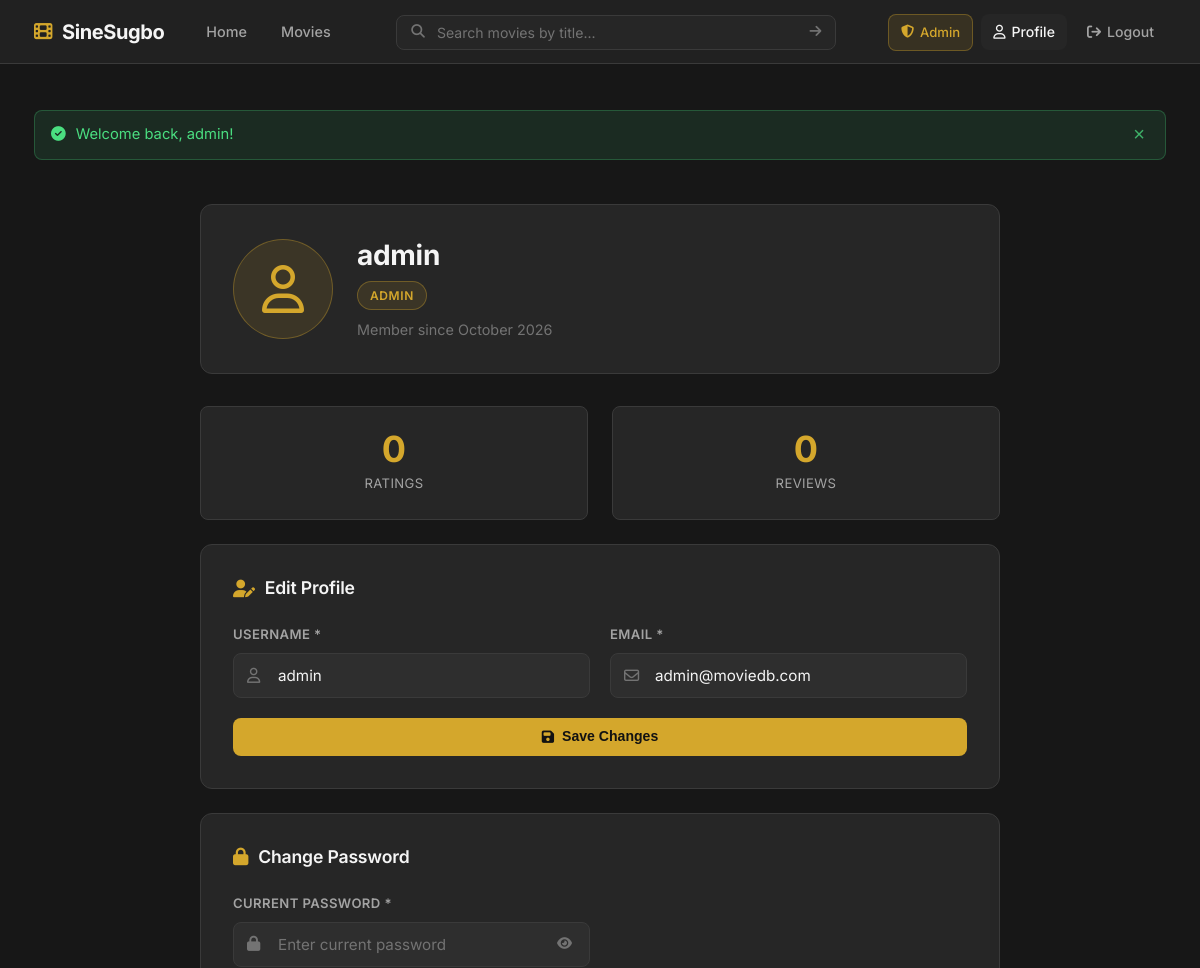
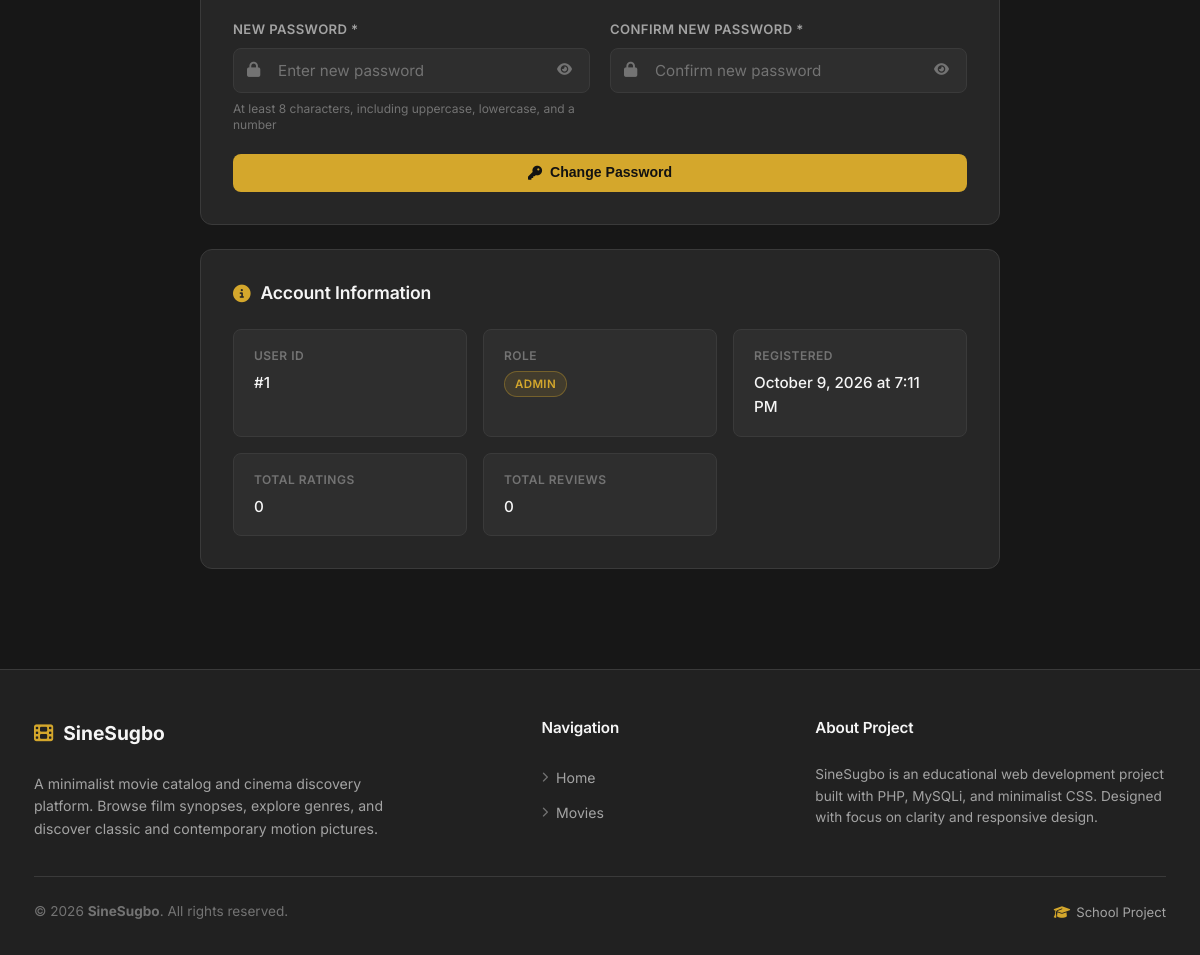
The app's page /profile.php (signed in) with its own data (2 pictures, top to bottom).
### tables this page shows
CREATE TABLE users (
    id         INT AUTO_INCREMENT PRIMARY KEY,
    username   VARCHAR(50)  NOT NULL UNIQUE,
    email      VARCHAR(100) NOT NULL UNIQUE,
    password   VARCHAR(255) NOT NULL,
    role       ENUM('user', 'admin') NOT NULL DEFAULT 'user',
    created_at DATETIME NOT NULL DEFAULT CURRENT_TIMESTAMP
);

### includes/auth.php (called while the page is built, shortened)
<?php
function getCurrentUserId(): ?int {
    return $_SESSION['user_id'] ?? null;
}
function sanitize(mixed $value): string {
    return htmlspecialchars((string) $value, ENT_QUOTES, 'UTF-8');
}

### profile.php (the view, shortened to what this page needs)
<?php
require_once 'includes/db.php';
require_once 'includes/auth.php';
$submittedUsername = '';
$submittedEmail = '';
$userId = getCurrentUserId();
$stmt = $conn->prepare('SELECT id, username, email, role, created_at FROM users WHERE id = ?');
$stmt->bind_param('i', $userId);
$stmt->execute();
$result = $stmt->get_result();
$user = $result->fetch_assoc();
$stats = [];
$stmt = $conn->prepare('SELECT COUNT(*) as count FROM ratings WHERE user_id = ?');
$stmt->bind_param('i', $userId);
$stmt->execute();
$stats['ratings'] = $stmt->get_result()->fetch_assoc()['count'];
$stmt = $conn->prepare('SELECT COUNT(*) as count FROM reviews WHERE user_id = ?');
$stmt->bind_param('i', $userId);
$stmt->execute();
$stats['reviews'] = $stmt->get_result()->fetch_assoc()['count'];
require_once 'includes/header.php';
?>
<div class="profile-container">
    <div class="profile-header">
        <div class="profile-avatar">
            <i class="fa-regular fa-user" aria-hidden="true"></i>
        </div>
        <div class="profile-info">
            <h1 class="profile-username"><?php echo sanitize($user['username']); ?></h1>
            <span class="profile-role role-<?php echo sanitize($user['role']); ?>">
                <?php echo ucfirst(sanitize($user['role'])); ?>
            </span>
            <p class="profile-member-since">
                Member since <?php echo date('F Y', strtotime($user['created_at'])); ?>
            </p>
        </div>
    </div>
    <div class="profile-content">
        <div class="profile-stats">
            <div class="stat-item">
                <span class="stat-value"><?php echo (int) $stats['ratings']; ?></span>
                <span class="stat-label">Ratings</span>
            </div>
            <div class="stat-item">
                <span class="stat-value"><?php echo (int) $stats['reviews']; ?></span>
                <span class="stat-label">Reviews</span>
            </div>
        </div>
        <div class="profile-form-card">
            <h2 class="form-section-title">
                <i class="fa-solid fa-user-pen" aria-hidden="true"></i> Edit Profile
            </h2>
            <form action="profile.php" method="POST" class="profile-form">
                <div class="form-row">
                    <div class="form-group">
                        <label for="username" class="form-label">Username <span class="required-mark" aria-hidden="true">*</span></label>
                        <div class="input-wrapper">
                            <input type="text" id="username" name="username" class="form-input"
                                   value="<?php echo sanitize($submittedUsername !== '' ? $submittedUsername : $user['username']); ?>" required maxlength="50" autocomplete="username">
                        </div>
                    </div>
                    <div class="form-group">
                        <label for="email" class="form-label">Email <span class="required-mark" aria-hidden="true">*</span></label>
                        <div class="input-wrapper">
                            <input type="email" id="email" name="email" class="form-input"
                                   value="<?php echo sanitize($submittedEmail !== '' ? $submittedEmail : $user['email']); ?>" required maxlength="100" autocomplete="email">
                        </div>
                    </div>
                </div>
                <button type="submit" class="btn btn-primary">
                    <i class="fa-solid fa-save" aria-hidden="true"></i> Save Changes
                </button>
            </form>
        </div>
        <div class="profile-form-card">
            <h2 class="form-section-title">
                <i class="fa-solid fa-lock" aria-hidden="true"></i> Change Password
            </h2>
            <form action="profile.php" method="POST" class="profile-form">
                <div class="form-row">
                    <div class="form-group">
                        <label for="current_password" class="form-label">Current Password <span class="required-mark" aria-hidden="true">*</span></label>
                        <div class="input-wrapper">
                            <input type="password" id="current_password" name="current_password" class="form-input"
                                   placeholder="Enter current password" required autocomplete="current-password">
                            <button type="button" class="toggle-password" aria-label="Toggle password visibility">
                                <i class="fa-solid fa-eye" aria-hidden="true"></i>
                            </button>
                        </div>
                    </div>
                </div>
                <div class="form-row">
                    <div class="form-group">
                        <label for="new_password" class="form-label">New Password <span class="required-mark" aria-hidden="true">*</span></label>
                        <div class="input-wrapper">
                            <input type="password" id="new_password" name="new_password" class="form-input"
                                   placeholder="Enter new password" required autocomplete="new-password">
                            <button type="button" class="toggle-password" aria-label="Toggle password visibility">
                                <i class="fa-solid fa-eye" aria-hidden="true"></i>
                            </button>
                        </div>
                        <span class="form-hint">At least 8 characters, including uppercase, lowercase, and a number</span>
                    </div>
                    <div class="form-group">
                        <label for="confirm_password" class="form-label">Confirm New Password <span class="required-mark" aria-hidden="true">*</span></label>
                        <div class="input-wrapper">
                            <input type="password" id="confirm_password" name="confirm_password" class="form-input"
                                   placeholder="Confirm new password" required autocomplete="new-password">
                            <button type="button" class="toggle-password" aria-label="Toggle password visibility">
                                <i class="fa-solid fa-eye" aria-hidden="true"></i>
                            </button>
                        </div>
                    </div>
                </div>
                <button type="submit" class="btn btn-primary">
                    <i class="fa-solid fa-key" aria-hidden="true"></i> Change Password
                </button>
            </form>
        </div>
        <div class="profile-form-card">
            <h2 class="form-section-title">
                <i class="fa-solid fa-circle-info" aria-hidden="true"></i> Account Information
            </h2>
            <div class="account-info-grid">
                <div class="info-item">
                    <span class="info-label">User ID</span>
                    <span class="info-value">#<?php echo (int) $user['id']; ?></span>
                </div>
                <div class="info-item">
                    <span class="info-label">Role</span>
                    <span class="info-value">
                        <span class="role-badge role-<?php echo sanitize($user['role']); ?>">
                            <?php echo ucfirst(sanitize($user['role'])); ?>
                        </span>
                    </span>
                </div>
                <div class="info-item">
                    <span class="info-label">Registered</span>
                    <span class="info-value"><?php echo date('F j, Y \a\t g:i A', strtotime($user['created_at'])); ?></span>
                </div>
                <div class="info-item">
                    <span class="info-label">Total Ratings</span>
                    <span class="info-value"><?php echo (int) $stats['ratings']; ?></span>
                </div>
                <div class="info-item">
                    <span class="info-label">Total Reviews</span>
                    <span class="info-value"><?php echo (int) $stats['reviews']; ?></span>
                </div>
            </div>
        </div>
    </div>
</div>
<?php
require_once 'includes/footer.php';
?>

### records on screen
users: username "admin", role "ADMIN", created_at "October 2026", email "admin@moviedb.com", id "1", created_at "October 9, 2026 at 7:11 PM"

### other values on screen
$flash['message'] "Welcome back, admin!"
$stats['ratings'] "0"
$stats['reviews'] "0"
